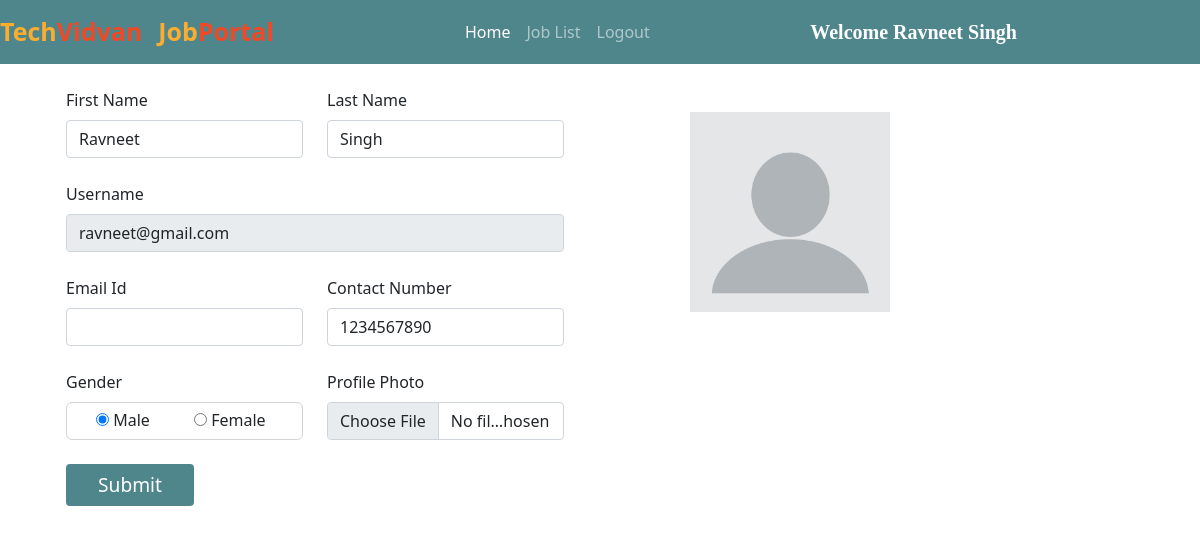
Page /user_homepage/ (signed in) on the committed database.
### jobs/models.py (models this page shows, shortened)
class Applicant(models.Model):
    user = models.ForeignKey(User, on_delete=models.CASCADE)
    phone = models.CharField(max_length=10)
    image = models.ImageField(upload_to="")
    gender = models.CharField(max_length=10)
    type = models.CharField(max_length=15)

### jobs/views.py (the view, shortened to what this page needs)
# urls.py: path("user_homepage/", views.user_homepage, name="user_homepage"),
def user_homepage(request):
    if not request.user.is_authenticated:
        return redirect('/user_login/')
    applicant = Applicant.objects.get(user=request.user)
    return render(request, "user_homepage.html", {'applicant':applicant})

### jobs/templates/user_homepage.html (shortened to what this page needs)
{% extends 'user_navbar.html' %}
{% block home %} active {% endblock %}
{% block body %}
<div class="container">
    <div class="row">
        <div class="col-sm-6">
            <form class="container mt-4" method="POST" enctype="multipart/form-data">
                <div class="row">
                    <div class="form-group col-md-6">
                        <label>First Name</label>
                        <input type="text" class="form-control mt-2" name="first_name" id="first_name"
                            value="{{applicant.user.first_name}}" required>
                    </div>
                    <div class="form-group col-md-6">
                        <label>Last Name</label>
                        <input type="text" class="form-control mt-2" name="last_name" id="last_name"
                        value="{{applicant.user.last_name}}" required>
                    </div>
                </div>
                <div class="row mt-4">
                    <div class="form-group col-md-12">
                        <label>Username</label>
                        <input type="text" class="form-control mt-2" name="username" id="username"
                            value="{{applicant.user.username}}" readonly>
                    </div>
                </div>
                <div class="row mt-4">
                    <div class="form-group col-md-6">
                        <label>Email Id</label>
                        <input type="email" class="form-control mt-2" name="email" id="email" value="{{applicant.user.email}}" required>
                    </div>
                    <div class="form-group col-md-6">
                        <label>Contact Number</label>
                        <input type="tel" class="form-control mt-2" name="phone" id="phone" value="{{applicant.phone}}" required>
                    </div>
                </div>
                <div class="row mt-4">
                    <div class="form-group col-md-6">
                        <label>Gender</label>
                        {% if applicant.gender == "Male" %}
                        <div class="mt-2" style="border: 1px solid lightgrey; padding: 5px; border-radius: 6px;">
                            <div class="form-check form-check-inline">
                                <input type="radio" class="custom-control-input" name="gender" value="Male" checked>
                                <label for="male" class="custom-control-label">Male</label>
                            </div>
                            <div class="form-check form-check-inline">
                                <input type="radio" class="custom-control-input" name="gender"
                                    value="Female">
                                <label for="female" class="custom-control-label">Female</label>
                            </div>
                        </div>
                        {% endif %}
                    </div>
                    <div class="form-group col-md-6">
                        <label>Profile Photo</label>
                        <input type="file" class="form-control mt-2" name="image" id="image">
                    </div>
                </div>
                <input type="submit" value="Submit" class="btn mt-4" accept="image/*" style="background-color: #4f868c; color: white; font-size: larger; width: 8rem;">
            </form>
        </div>
        <div class="col-sm-4 mt-5 text-center">
            <img src="{{applicant.image.url}}" alt="" width="200px" height="200px">
        </div>
    </div>
</div>
{% endblock %}

### jobs/templates/user_navbar.html (shortened to what this page needs)
<!doctype html>
<html lang="en">
<head>
  <link href="https://cdn.jsdelivr.net/npm/bootstrap@5.0.2/dist/css/bootstrap.min.css" rel="stylesheet"
>
  <link rel="stylesheet" href="https://cdnjs.cloudflare.com/ajax/libs/font-awesome/5.15.3/css/all.min.css">
</head>
<body>
  <nav class="navbar navbar-expand-lg navbar-dark sticky-top">
      <a class="navbar-brand" href="/"><span class="head1">Tech</span><span class="head2">Vidvan</span></a>
      <a class="navbar-brand" href="#"><span class="head1">Job</span><span class="head2">Portal</span></a>
      <div class="container w-50">
        <div class="collapse navbar-collapse" id="navbarSupportedContent">
          <ul class="navbar-nav me-auto mb-2 mb-lg-0">
            <li class="nav-item">
              <a class="nav-link {% block home %}{% endblock %}" aria-current="page" href="/user_homepage/">Home</a>
            </li>
            <li class="nav-item">
              <a class="nav-link {% block job_list %}{% endblock %}" href="/all_jobs/">Job List</a>
            </li>
            <li class="nav-item">
              <a class="nav-link" href="/logout/">Logout</a>
            </li>
          </ul>
          <a class="navbar-brand" style="font-weight: bold; font-family: 'Times New Roman', Times, serif;"
            href="#">Welcome {{request.user.get_full_name}}</a>
        </div>
      </div>
  </nav>
  {% block body %}
  {% endblock %}
</body>
</html>
</html>

### jobs/templates/user_navbar.html (style rules this page uses)
.navbar { background-color: #4f868c; }
.head1 { color: #FBAD30; font-size: 25px; font-weight: bold; height: 50px; }
.head2 { color: #EF4926; font-size: 25px; font-weight: bold; }

### rows in the picture
Applicant: first_name "Ravneet", last_name "Singh", username "ravneet@gmail.com", phone "1234567890", image (placeholder picture)

### other values in the picture
{{ request.user.get_full_name }} "Ravneet Singh"
